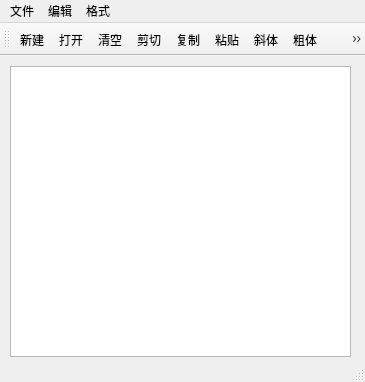
<?xml version="1.0" encoding="UTF-8"?>
<ui version="4.0">
 <class>MainWindow</class>
 <widget class="QMainWindow" name="MainWindow">
  <property name="geometry">
   <rect>
    <x>0</x>
    <y>0</y>
    <width>365</width>
    <height>382</height>
   </rect>
  </property>
  <property name="windowTitle">
   <string>MainWindow</string>
  </property>
  <widget class="QWidget" name="centralwidget">
   <widget class="QTextEdit" name="txtEdit">
    <property name="geometry">
     <rect>
      <x>10</x>
      <y>10</y>
      <width>341</width>
      <height>291</height>
     </rect>
    </property>
   </widget>
  </widget>
  <widget class="QMenuBar" name="menubar">
   <property name="geometry">
    <rect>
     <x>0</x>
     <y>0</y>
     <width>365</width>
     <height>22</height>
    </rect>
   </property>
   <widget class="QMenu" name="menu">
    <property name="title">
     <string>文件</string>
    </property>
    <addaction name="actNew"/>
    <addaction name="actOpen"/>
    <addaction name="actClose"/>
   </widget>
   <widget class="QMenu" name="menu_2">
    <property name="title">
     <string>编辑</string>
    </property>
    <addaction name="actPaste"/>
    <addaction name="actCut"/>
    <addaction name="actCopy"/>
    <addaction name="actClear"/>
   </widget>
   <widget class="QMenu" name="menu_3">
    <property name="title">
     <string>格式</string>
    </property>
    <addaction name="actFontUnder"/>
    <addaction name="actFontItalic"/>
    <addaction name="actFontBold"/>
   </widget>
   <addaction name="menu"/>
   <addaction name="menu_2"/>
   <addaction name="menu_3"/>
  </widget>
  <widget class="QStatusBar" name="statusbar"/>
  <widget class="QToolBar" name="toolBar">
   <property name="windowTitle">
    <string>toolBar</string>
   </property>
   <attribute name="toolBarArea">
    <enum>TopToolBarArea</enum>
   </attribute>
   <attribute name="toolBarBreak">
    <bool>false</bool>
   </attribute>
   <addaction name="actNew"/>
   <addaction name="actOpen"/>
   <addaction name="actClear"/>
   <addaction name="actCut"/>
   <addaction name="actCopy"/>
   <addaction name="actPaste"/>
   <addaction name="actFontItalic"/>
   <addaction name="actFontBold"/>
   <addaction name="actFontUnder"/>
  </widget>
  <action name="actCut">
   <property name="icon">
    <iconset resource="res.qrc">
     <normaloff>:/img/img/cut.bmp</normaloff>:/img/img/cut.bmp</iconset>
   </property>
   <property name="text">
    <string>剪切</string>
   </property>
   <property name="toolTip">
    <string>剪切</string>
   </property>
   <property name="shortcut">
    <string>Ctrl+X</string>
   </property>
  </action>
  <action name="actCopy">
   <property name="icon">
    <iconset resource="res.qrc">
     <normaloff>:/img/img/120.bmp</normaloff>:/img/img/120.bmp</iconset>
   </property>
   <property name="text">
    <string>复制</string>
   </property>
   <property name="toolTip">
    <string>复制</string>
   </property>
   <property name="shortcut">
    <string>Ctrl+C</string>
   </property>
  </action>
  <action name="actPaste">
   <property name="icon">
    <iconset resource="res.qrc">
     <normaloff>:/img/img/paste.bmp</normaloff>:/img/img/paste.bmp</iconset>
   </property>
   <property name="text">
    <string>粘贴</string>
   </property>
   <property name="toolTip">
    <string>粘贴</string>
   </property>
   <property name="shortcut">
    <string>Ctrl+V</string>
   </property>
  </action>
  <action name="actFontBold">
   <property name="checkable">
    <bool>true</bool>
   </property>
   <property name="icon">
    <iconset resource="res.qrc">
     <normaloff>:/img/img/BLD.BMP</normaloff>:/img/img/BLD.BMP</iconset>
   </property>
   <property name="text">
    <string>粗体</string>
   </property>
   <property name="toolTip">
    <string>粗体</string>
   </property>
  </action>
  <action name="actFontItalic">
   <property name="checkable">
    <bool>true</bool>
   </property>
   <property name="icon">
    <iconset resource="res.qrc">
     <normaloff>:/img/img/ITL.BMP</normaloff>:/img/img/ITL.BMP</iconset>
   </property>
   <property name="text">
    <string>斜体</string>
   </property>
   <property name="toolTip">
    <string>斜体</string>
   </property>
  </action>
  <action name="actFontUnder">
   <property name="checkable">
    <bool>true</bool>
   </property>
   <property name="icon">
    <iconset resource="res.qrc">
     <normaloff>:/img/img/UNDRLN.BMP</normaloff>:/img/img/UNDRLN.BMP</iconset>
   </property>
   <property name="text">
    <string>下划线</string>
   </property>
   <property name="toolTip">
    <string>下划线</string>
   </property>
  </action>
  <action name="actClose">
   <property name="icon">
    <iconset resource="res.qrc">
     <normaloff>:/img/img/exit.bmp</normaloff>:/img/img/exit.bmp</iconset>
   </property>
   <property name="text">
    <string>退出</string>
   </property>
   <property name="toolTip">
    <string>退出</string>
   </property>
  </action>
  <action name="actOpen">
   <property name="icon">
    <iconset resource="res.qrc">
     <normaloff>:/img/img/open3.bmp</normaloff>:/img/img/open3.bmp</iconset>
   </property>
   <property name="text">
    <string>打开</string>
   </property>
   <property name="toolTip">
    <string>打开</string>
   </property>
   <property name="shortcut">
    <string>Ctrl+O</string>
   </property>
  </action>
  <action name="actClear">
   <property name="icon">
    <iconset resource="res.qrc">
     <normaloff>:/img/img/103.bmp</normaloff>:/img/img/103.bmp</iconset>
   </property>
   <property name="text">
    <string>清空</string>
   </property>
   <property name="toolTip">
    <string>清空</string>
   </property>
  </action>
  <action name="actFont">
   <property name="icon">
    <iconset resource="res.qrc">
     <normaloff>:/img/img/20.ico</normaloff>:/img/img/20.ico</iconset>
   </property>
   <property name="text">
    <string>字体</string>
   </property>
   <property name="toolTip">
    <string>字体</string>
   </property>
  </action>
  <action name="actNew">
   <property name="icon">
    <iconset resource="res.qrc">
     <normaloff>:/img/img/new2.bmp</normaloff>:/img/img/new2.bmp</iconset>
   </property>
   <property name="text">
    <string>新建</string>
   </property>
   <property name="toolTip">
    <string>新建</string>
   </property>
   <property name="shortcut">
    <string>Ctrl+N</string>
   </property>
  </action>
  <action name="actToolbarLab">
   <property name="checkable">
    <bool>true</bool>
   </property>
   <property name="icon">
    <iconset resource="res.qrc">
     <normaloff>:/img/img/430.bmp</normaloff>:/img/img/430.bmp</iconset>
   </property>
   <property name="text">
    <string>显示工具栏文字标签</string>
   </property>
   <property name="toolTip">
    <string>显示工具栏文字标签</string>
   </property>
  </action>
  <action name="actFontBold_2">
   <property name="text">
    <string>没什么</string>
   </property>
  </action>
 </widget>
 <resources>
  <include location="res.qrc"/>
 </resources>
 <connections>
  <connection>
   <sender>actPaste</sender>
   <signal>triggered()</signal>
   <receiver>txtEdit</receiver>
   <slot>paste()</slot>
   <hints>
    <hint type="sourcelabel">
     <x>-1</x>
     <y>-1</y>
    </hint>
    <hint type="destinationlabel">
     <x>235</x>
     <y>211</y>
    </hint>
   </hints>
  </connection>
  <connection>
   <sender>actCut</sender>
   <signal>triggered()</signal>
   <receiver>txtEdit</receiver>
   <slot>cut()</slot>
   <hints>
    <hint type="sourcelabel">
     <x>-1</x>
     <y>-1</y>
    </hint>
    <hint type="destinationlabel">
     <x>235</x>
     <y>211</y>
    </hint>
   </hints>
  </connection>
  <connection>
   <sender>actCopy</sender>
   <signal>triggered()</signal>
   <receiver>txtEdit</receiver>
   <slot>copy()</slot>
   <hints>
    <hint type="sourcelabel">
     <x>-1</x>
     <y>-1</y>
    </hint>
    <hint type="destinationlabel">
     <x>235</x>
     <y>211</y>
    </hint>
   </hints>
  </connection>
  <connection>
   <sender>actClose</sender>
   <signal>triggered()</signal>
   <receiver>MainWindow</receiver>
   <slot>close()</slot>
   <hints>
    <hint type="sourcelabel">
     <x>-1</x>
     <y>-1</y>
    </hint>
    <hint type="destinationlabel">
     <x>235</x>
     <y>190</y>
    </hint>
   </hints>
  </connection>
  <connection>
   <sender>actClear</sender>
   <signal>triggered()</signal>
   <receiver>txtEdit</receiver>
   <slot>clear()</slot>
   <hints>
    <hint type="sourcelabel">
     <x>-1</x>
     <y>-1</y>
    </hint>
    <hint type="destinationlabel">
     <x>235</x>
     <y>211</y>
    </hint>
   </hints>
  </connection>
 </connections>
</ui>
